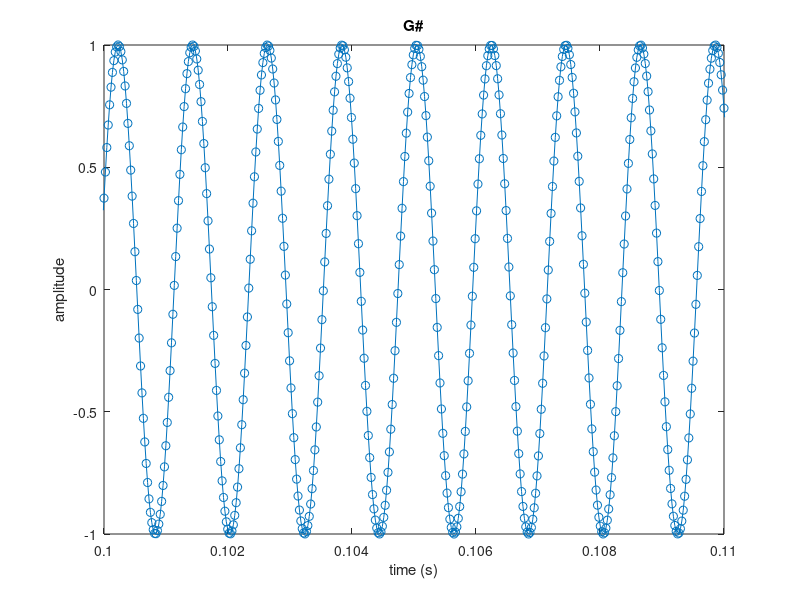

Source code (MATLAB):
clear all
close all


%piano notes in sequence starting from A4 (440 Hz)
notename = {'A' 'A#' 'B' 'C' 'C#' 'D' 'D#' 'E' 'F' 'F#' 'G' 'G#'}; 

% duration of each note (seconds)
dur = 0.3; 

%sampling frequency (hertz)
fs = 44.1e3; 

% time vector
dt = 1/fs;
nt = dur/dt;

t = 0:dt:dt*(nt-1);

for n=1:length(notename)

    %convert sequential note number to frequency
    f = 440*2.^((n-1)/12);
    
    % simple harmonic oscillation
    y = sin(2*pi*t*f);
    
    % plot a numerical representation of a musical note
    figure(1),clf,
    plot(t,y,'o-'), title(notename{n}), xlim([0.1 0.11])
    xlabel('time (s)'), ylabel('amplitude')
    drawnow
    % play note
    soundsc(y,fs)
    pause(dur)
end
%%
